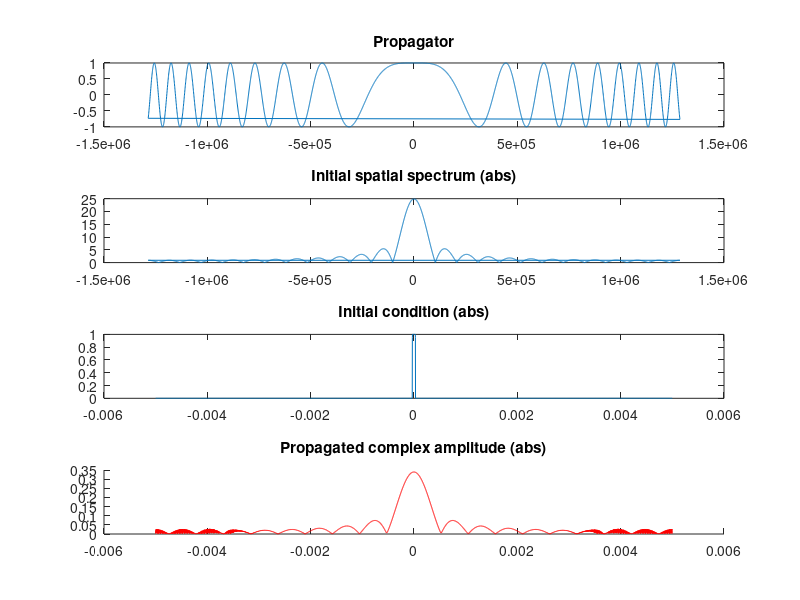

Write the MATLAB code that produced this figure.
% 1-D beam propagator, FFT based method
% Attempt to propagate into far field:
% This script utilizes a smaller compuational domain


% parameters
lambda = 800.0e-09;

w0     = 3.0e-05;  % slit width/2

% let us attempt a smaller lattice
LX     = 10.0e-03;
NX     = 1024*4;

% choose step and how far to propagate, show Fresnel number
dz      = 50.0e-05;
zstop   = 0.04;
fresnel = w0^2/(zstop*lambda)

% derived parameters
k0 = 2*pi/lambda;
dk = 2*pi/LX;
dx = LX/NX;

% coordinates
cx = dx*(linspace(0,NX-1,NX)-NX/2); 

% transverse wavenumbers
kx = zeros(1,NX);
for k=0:NX/2
	kx(1+k) = dk*k;
end
for k=NX/2+1:NX-1
	kx(1+k) = dk*(k - NX);
end

% paraxial propagator
px = exp(-1i*(kx.*kx)/(2*k0)*dz );

%%%%%%%%%%%%%%%%%%%%%%% boundary guard %%%%%%%%%%%%%%%%%%%%%

% boundary guard: experiment wihe different shapes

bg    = ones(1,NX);

edge  = 0.25;       % portion od the domain on each side used as a guard
shape = 2.0;        % sharper transition with higher value of shape
strength = 500.0;   % something like absorption coefficient of the guard
strength = 0;       % guard not used in ths code

% right edge of the domain
x1 = (1.0-edge)*NX;
for x=x1:NX
  y = (x-x1)/(NX-x1);
  bg(x)=cos(y*pi/2.0)^shape;
end;

% left edge of the domain
x1 = edge*NX;
for x=1:x1
  y = (x1-x)/x1;
  bg(x)=cos(y*pi/2.0)^shape;
end;

% incorporate step so that the guard action does not depend on it
bg = exp(-dz*(1.0-bg)*strength);

%%%%%%%%%%%%%%%%%%% end boundary guard shapes %%%%%%%%%%%%%


% amplitude holder, define an initial condition = illuminated slit
% a smooth edge is meant to suppress high wave numbers
% experiment with the sharpnes and zoom-in on results...

am0 = exp( -((cx - cx(NX/2))/w0).^128 );

% define one linear FFT-BPM step
LinearStep = @(amplitudein,propagator) ifft(propagator.*fft(amplitudein));

distance = 0.0;
am1      = am0;

for s=0:1000
am1 = LinearStep(am1,px);
am1 = am1.*bg;             % apply boundary guard after each step
distance = distance + dz;
if(distance >= zstop); break; end;
end

% plot result
figure(1)
clf;
subplot(4,1,1)
plot(kx,real(px));
title('Propagator');
subplot(4,1,2)
plot(kx,abs(fft(am0)));
title('Initial spatial spectrum (abs)');
subplot(4,1,3)
plot(cx,abs(am0));
title('Initial condition (abs)');
subplot(4,1,4)
hold on;
plot(cx,abs(am1),'r');
%plot(cx,real(am1),'b');
%plot(cx,imag(am1),'g');
title('Propagated complex amplitude (abs)');
hold off;


